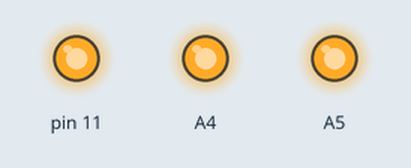
Recording of a sketch running on a simulated Arduino Uno, built with avr-gcc and run on an emulated ATmega328P. On the bench: output pins drawn as LEDs (lit = HIGH).

Above: at 1.0 s.
At 3.0 s:
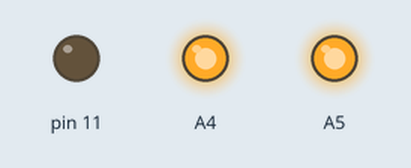
Timing chart, 0 to 5.2 s (numbered marks = the images above):
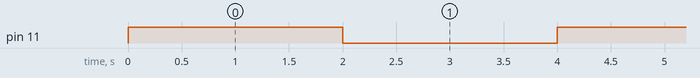

Measured:
- by itself, pin 11: alternates HIGH for 2.0 s and LOW for 2.0 s

The sketch:

trannytest.ino
```cpp
void setup(){
  pinMode(11,OUTPUT);
  digitalWrite(11,HIGH);
  pinMode(A5, OUTPUT);
  digitalWrite(A5,HIGH);
  pinMode(A4,OUTPUT);
  digitalWrite(A4,HIGH);
}
void loop(){
 delay(2000);
digitalWrite(11,LOW);
delay(2000);
digitalWrite(11,HIGH);

}
```
